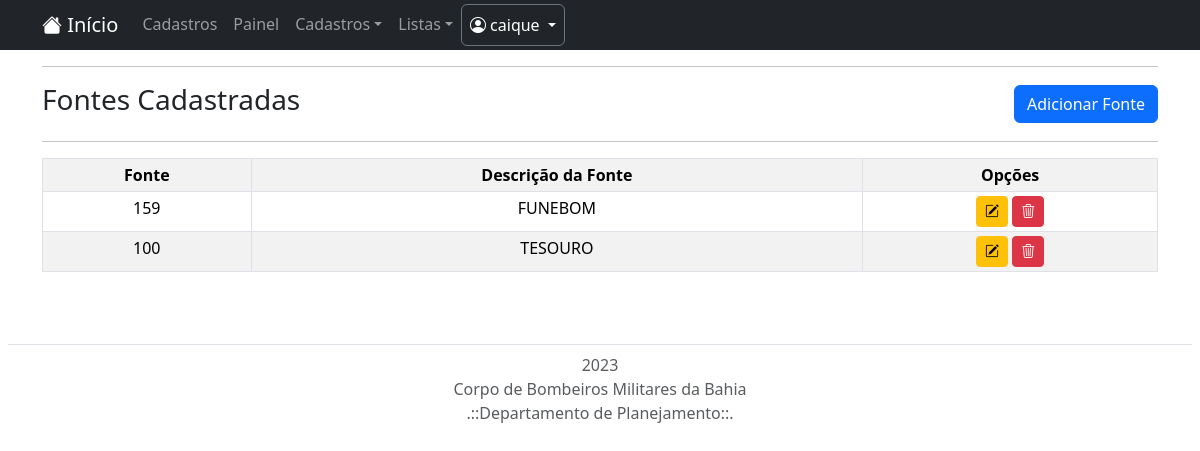
Page /lista/fonte/ (signed in) on the committed database.
### cadastro/models.py (models this page shows, shortened)
class Fonte(models.Model):
    fonte = models.DecimalField(verbose_name="Fonte", max_digits=3, decimal_places=0)
    desc_fonte = models.CharField(max_length=150, verbose_name="Descrição da fonte" )
    class Meta:
        constraints = [
            models.UniqueConstraint(fields=['fonte'], name='fonte repetida')
        ]

### cadastro/views.py (the view)
# urls.py: path('lista/fonte/', FonteList.as_view(), name='listar-fonte'),
class FonteList (LoginRequiredMixin, ListView):
    login_url = reverse_lazy('login')
    model = Fonte
    template_name = 'cadastros/listas/fontes.html'

### cadastro/templates/cadastros/listas/fontes.html
{% extends 'paginas/modelo.html' %}
{% load static %}
{% block conteudo %}
<div class="container">
    <hr>
    <div class="d-md-flex flex-md-row-reverse align-items-center justify-content-between">
        <div class="mb-3 mb-md-0 d-flex text-nowrap">
        <a href="{% url 'cadastrar-fonte' %}" class="btn btn-primary btn-md rounded-2" title="Cadastrar nova fonte">Adicionar Fonte</a>
        </div>
        <h3>Fontes Cadastradas</h3>
    </div>
</div>
<div class = 'container '>
    <hr>
    <table border=1 class="table table-striped table-hover table-bordered table-sm">
        <tr align="center">
            <th>Fonte</th>
            <th>Descrição da Fonte</th>
            <th>Opções</th>
        </tr>
        {% for Fonte in object_list %}
        <tr>
            <td align="center">{{ Fonte.fonte }}</td>
            <td align="center">{{ Fonte.desc_fonte }}</td>
            <td align="center">
                <a href="{% url 'editar-fonte' Fonte.pk %}" class="btn btn-warning btn-sm" title="Editar">
                    <i class="bi bi-pencil-square" aria-hidden="true"></i>
                </a>
                <a href="{% url 'excluir-fonte' Fonte.pk %}" class="btn btn-danger btn-sm" title="Excluir">
                    <i class="bi bi-trash3" aria-hidden="true"></i>
                </a>
            </td>
        </tr>
        {% empty %}
        <tr class="text-center">
            <td colspan="5" class="text-dark bg-light"> Nenhum campo registrado.</td>
        </tr>
        {% endfor %}
    </table>
</div>
{% endblock %}

### app_controle_processos/templates/paginas/modelo.html (shortened to what this page needs)
{% load static %}
<!DOCTYPE html>
<html lang="pt-br">
    <head>
    {% block bootstrap %}
        <link href="https://cdn.jsdelivr.net/npm/bootstrap@5.3.2/dist/css/bootstrap.min.css" rel="stylesheet">
        <link rel="stylesheet" href="https://cdn.jsdelivr.net/npm/bootstrap-icons@1.11.2/font/bootstrap-icons.min.css">
    {% endblock %}
    </head>
    <body>
        {% block navbar %}
        <nav class="navbar navbar-expand-lg navbar-dark bg-dark p-1 ">
            <div class="container">
                <a class="navbar-brand" href="{% url 'home' %}">
                    <i class="bi bi-house-fill" aria-hidden="true"></i>
                    Início
                </a>
                <div class="collapse navbar-collapse" id="navbarNavDropdown">
                    <ul class="navbar-nav">
                        {% if request.user.is_authenticated %}
                        <ul class="navbar-nav">
                            <li class="nav-item">
                                <a class="nav-link" href="{% url 'cadastro' %}">Cadastros</a>
                            </li>
                        </ul>
                        <ul class="navbar-nav">
                            <li class="nav-item">
                                <a class="nav-link" href="{% url 'painel' %}">Painel</a>
                            </li>
                        </ul>
                        <li class="nav-item dropdown">
                            <a class="nav-link dropdown-toggle" href="#" id="navbarDropdownMenuLink" role="button" data-bs-toggle="dropdown" aria-expanded="false">Cadastros</a>
                        </li>
                        <li class="nav-item dropdown">
                            <a class="nav-link dropdown-toggle" href="#" id="navbarDropdownMenuLink" role="button" data-bs-toggle="dropdown" aria-expanded="false">Listas</a>
                        </li>
                    <ul class="navbar-nav ">
                        <li class="nav-item dropdown">
                            <a class="nav-link dropdown-toggle text-white text-center border rounded border-secondary mx-auto" href="{% url 'login' %}"
                                id="navbarDropdownMenuLink" role="button" data-bs-toggle="dropdown" aria-expanded="false"
                                aria-haspopup="true">
                                <i class="bi bi-person-circle" aria-hidden="true"></i>
                                <span id="username">{{ user.username }}</span>
                            </a>
                        </li>
                        {% endif %}
                    </ul>
                </div>
            </div>
        </nav>
        {% endblock %}
        {% block conteudo %}
        {% endblock %}
{% block script-js-boots %}
</body>
{% endblock %}
{% block footer %}
    <div class="footer  mt-auto ">
        <footer class="py-3 my-4 p-2 ">
                <ul class="nav nav-pills justify-content-center border-bottom pb-3 mb-2 ">
                </ul>
                <p class="text-center text-muted">2023 <br> Corpo de Bombeiros Militares da Bahia <br> .::Departamento de Planejamento::.</p>
        </footer>
    </div>
{% endblock %}
</html>

### rows in the picture
Fonte: fonte "159", desc_fonte "FUNEBOM"
Fonte: fonte "100", desc_fonte "TESOURO"

### other values in the picture
{{ user.username }} "caique"
